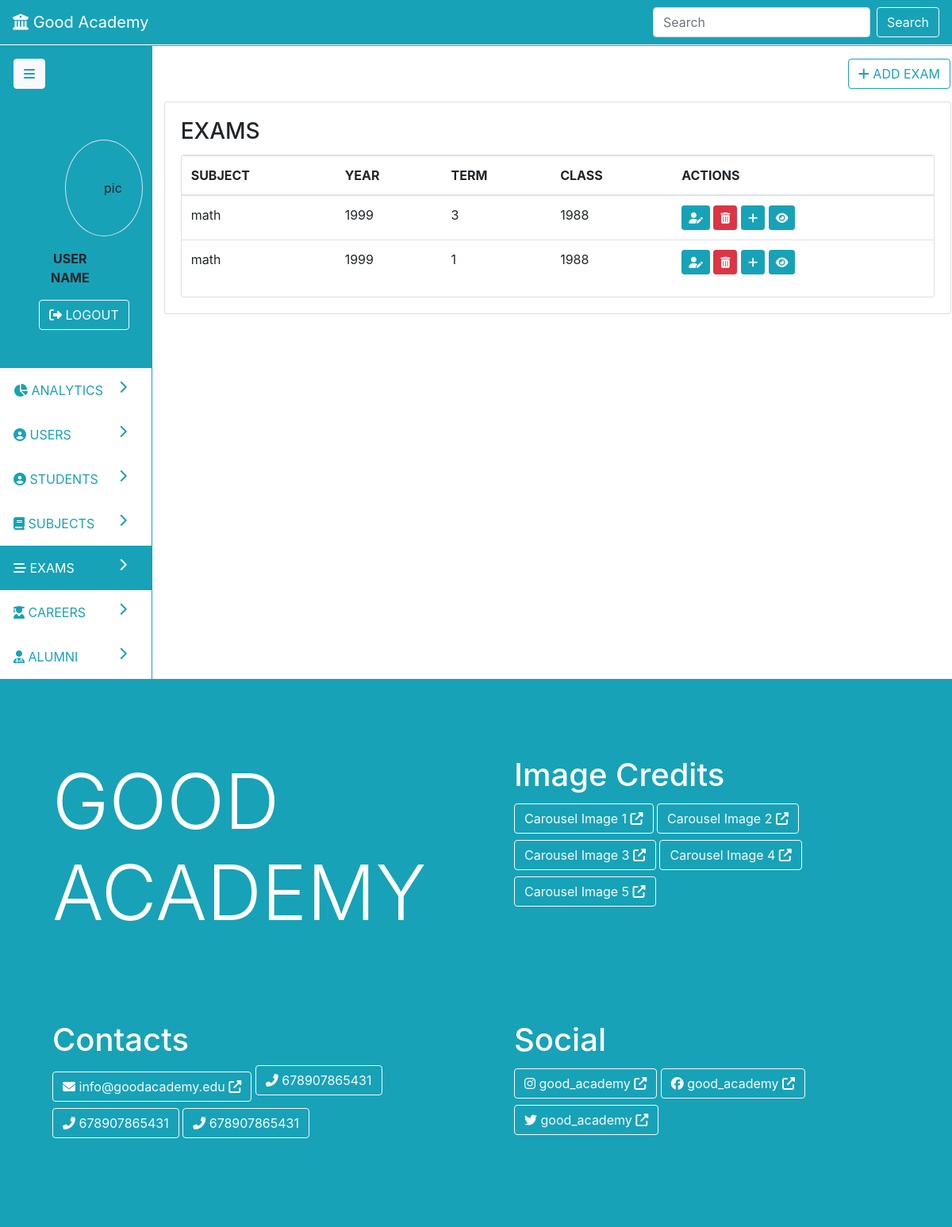
The app's page /exams, older data.
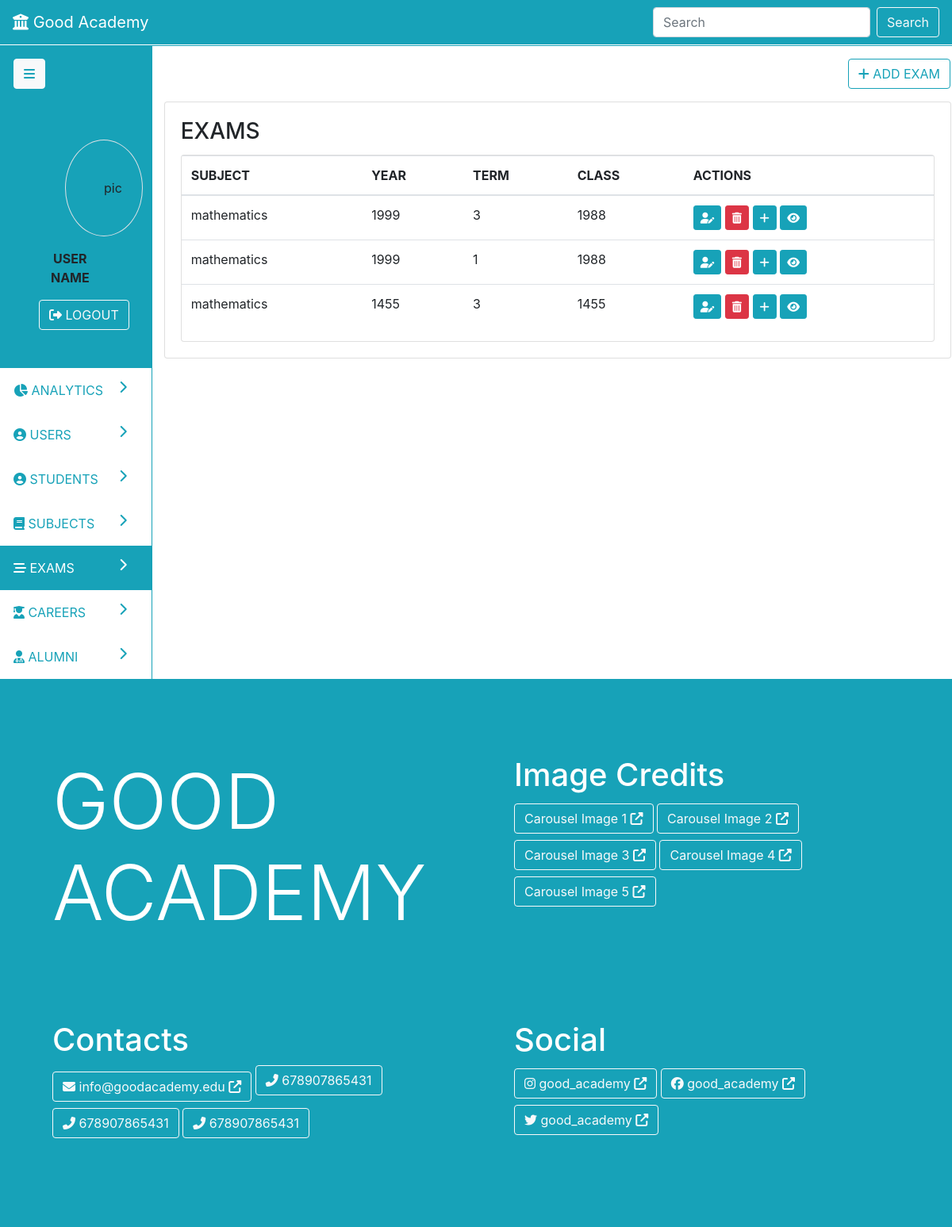
The same page, newer data.
### parent/models.py (models this page shows, shortened)
class Subject(db.Model):
	id = db.Column(db.Integer, primary_key=True)
	name = db.Column(db.String(19), nullable=False)
	categories = db.relationship('Category', backref='subject', lazy=True)
	exams = db.relationship('Exam', backref='subject', lazy=True)

class Exam(db.Model):
	id = db.Column(db.Integer, primary_key=True)
	year = db.Column(db.Integer, nullable=False)
	term = db.Column(db.Integer, nullable=False)
	group_id = db.Column(db.Integer, db.ForeignKey('group.id'), nullable=False)
	subject_id = db.Column(db.Integer, db.ForeignKey('subject.id'), nullable=False)
	questions = db.relationship('Question', backref='exam', lazy=True)

class Group(db.Model):
	id = db.Column(db.Integer, primary_key=True)
	name = db.Column(db.String(19), nullable=False)
	students = db.relationship('Student', backref='group', lazy=True)
	exams = db.relationship('Exam', backref='group', lazy=True)

### parent/routes.py (the view)
@app.route('/exams', methods=['POST', 'GET'])
def exams():
	exams = Exam.query.all()
	return render_template('admin/exams.html', nav='dash', exams=exams, page='exams', action='read')

### parent/templates/admin/exams.html (shortened to what this page needs)
{% extends 'admin-dash.html' %}
{% block pagedata %}
{% if action=='create' %}
<div class="row">
	<div class="col p-3">
		<a class="btn float-right btn-outline-info mr-3" href="{{ url_for('exams') }}"><i class="fas fa-list"></i> VIEW EXAMS</a>
	</div>
</div>
<div class="card p-3">
	<div class="card-body text-primary">
		<h1 class="card-title text-info">Add New Exam</h1>
	</div>
	<form class="card" method="post">
		{{ form.hidden_tag() }}
		<div class="card-body">
			<fieldset>
				<div class="form-group">
					{{ form.year.label(class='form-control-label') }}
					{% if form.year.errors %}
						{{ form.year(class='form-control is-invalid')}}
						<div class="invalid-feedback">
							{% for error in form.year.errors %}
								<span>{{ error }}</span>
							{% endfor %}
						</div>
					{% else%}
						{{ form.year(class='form-control') }}
					{% endif %}
				</div>
				<div class="form-group">
					{{ form.term.label(class='form-control-label') }}
					{% if form.term.errors %}
						{{ form.term(class='form-control is-invalid')}}
						<div class="invalid-feedback">
							{% for error in form.term.errors %}
								<span>{{ error }}</span>
							{% endfor %}
						</div>
					{% else%}
						{{ form.term(class='form-control') }}
					{% endif %}
				</div>
				<div class="form-group">
					{{ form.group.label(class='form-control-label') }}
					{% if form.group.errors %}
						{{ form.group(class='form-control is-invalid')}}
						<div class="invalid-feedback">
							{% for error in form.group.errors %}
								<span>{{ error }}</span>
							{% endfor %}
						</div>
					{% else%}
						{{ form.group(class='form-control') }}
					{% endif %}
				</div>
				<div class="form-group">
					{{ form.subject.label(class='form-control-label') }}
					{% if form.subject.errors %}
						{{ form.subject(class='form-control is-invalid')}}
						<div class="invalid-feedback">
							{% for error in form.subject.errors %}
								<span>{{ error }}</span>
							{% endfor %}
						</div>
					{% else%}
						{{ form.subject(class='form-control') }}
					{% endif %}
				</div>
			</fieldset>
			<div>
				{{ form.submit(class='btn btn-info')}}
			</div>
			</div>
		</div>
	</form>
</div>
{% elif action=='read' %}
<div class="row">
	<div class="col p-3">
		<a class="btn float-right btn-outline-info" href="{{ url_for('create_exam') }}"><i class="fas fa-plus"></i> ADD EXAM</a>
	</div>
</div>
<div class="card">
	<div class="card-body">
		<h3 class="card-title">EXAMS</h3>
		<div class="card">
			<div class="table-responsive">
				<table class="table table-hover">
					<thead>
						<tr>
							<th>SUBJECT</th><th>YEAR</th><th>TERM</th><th>CLASS</th><th>ACTIONS</th>
						</tr>
					</thead>
					<tbody>
						{% for exam in exams %}
						<tr>
							<td>{% print(exam.subject.name) %}</td>
							<td>{% print(exam.year) %}</td>
							<td>{% print(exam.term) %}</td>
							<td>{% print(exam.group.name) %}</td>
							<td>
								<a href="{{ url_for('update_exam', id=exam.id) }}" class="btn btn-sm btn-info" data-toggle="tooltip" data-placement="top" title="EDIT"><i class="fas fa-user-edit"></i></a>
								<a href="{{ url_for('delete_exam', id=exam.id) }}" class="btn btn-sm btn-danger" data-toggle="tooltip" data-placement="top" title="DELETE"><i class="fas fa-trash-alt"></i></a>
								<a href="questions/create/{{ exam.id }}" class="btn btn-sm btn-info" data-toggle="tooltip" data-placement="top" title="ADD QUESTIONS"><i class="fas fa-plus "></i></a>
								<a href="exams/view/{{ exam.id }}" class="btn btn-sm btn-info" data-toggle="tooltip" data-placement="top" title="MORE INFO"><i class="fas fa-eye "></i></a>
							</td>
						</tr>
						{% endfor %}
					</tbody>
				</table>
			</div>
		</div>
	</div>
</div>
{% endif %}
{% endblock %}

### parent/templates/admin-dash.html (shortened to what this page needs)
{% extends 'base.html' %}
{%block content%}
<div class="row border border-info">
	<div class="col-2">
		<div class="side-nav ">
			<div class="row bg-info p-3">
				<div class="col"><button class="btn btn-light text-info"><i class="fas fa-bars"></i></button></div>
			</div>
			<div class="row bg-info p-5">
				<div class="col text-center">
					<div class="row">
						<div class="col px-5">
							<div class="p-5 border rounded-circle">pic</div>
						</div>
					</div>
					<div class="row">
						<div class="col p-3"><b>USER NAME</b></div>
					</div>
					<div class="row">
						<div class="col"><button class="btn btn-outline-light"><i class="fas fa-sign-out-alt"></i> LOGOUT</button></div>
					</div>
				</div>
			</div>
			<a id="analytics" class="row nav-link btn-outline-info p-3" href="{{ url_for('admin_dash') }}">
				<div class="col"><i class="fas fa-chart-pie"></i> ANALYTICS <i class="fas fa-chevron-right float-right"></i></div>
			</a>
			<a id="users" class="row nav-link nav-link btn-outline-info p-3" href="{{ url_for('users') }}">
				<div class="col"><i class="fas fa-user-circle"></i> USERS <i class="fas fa-chevron-right float-right"></i></div>
			</a>
			<a id="students" class="row nav-link btn-outline-info p-3" href="{{ url_for('students') }}">
				<div class="col"><i class="fas fa-user-circle"></i> STUDENTS <i class="fas fa-chevron-right float-right"></i></div>
			</a>
			<a id="subjects" class="row nav-link btn-outline-info p-3" href="{{ url_for('subjects') }}">
				<div class="col"><i class="fas fa-book"></i> SUBJECTS <i class="fas fa-chevron-right float-right"></i></div>
			</a>
			<a id="exams" class="row nav-link btn-outline-info p-3" href="{{ url_for('exams') }}">
				<div class="col"><i class="fas fa-stream"></i> EXAMS <i class="fas fa-chevron-right float-right"></i></div>
			</a>
			<a id="careers" class="row nav-link btn-outline-info p-3" href="{{ url_for('careers') }}">
				<div class="col"><i class="fas fa-user-graduate"></i> CAREERS <i class="fas fa-chevron-right float-right"></i></div>
			</a>
			<a id="alumni" class="row nav-link btn-outline-info p-3" href="{{ url_for('alumni') }}">
				<div class="col"><i class="fas fa-user-md"></i> ALUMNI <i class="fas fa-chevron-right float-right"></i></div>
			</a>
		</div>
	</div>
	<div class="col border-left border-info">
		{%block pagedata%}{%endblock%}
	</div>
</div>
{%endblock%}

### parent/templates/base.html (shortened to what this page needs)
<!DOCTYPE html>
<html>
<head>
	<link rel="stylesheet" href="https://maxcdn.bootstrapcdn.com/bootstrap/4.0.0/css/bootstrap.min.css">
	<link rel="stylesheet" href="{{ url_for('static', filename='main.css') }}">
</head>
<body onload="changeNav('{{page}}')">
	{% if nav=='landing' %}
		<nav class="navbar navbar-expand-lg navbar-dark bg-info">
		  <a class="navbar-brand" href="#"><i class="fas fa-university"></i> Good Academy</a>
		  <button class="navbar-toggler" type="button" data-toggle="collapse" data-target="#navbarSupportedContent" aria-controls="navbarSupportedContent" aria-expanded="false" aria-label="Toggle navigation">
		    <span class="navbar-toggler-icon"></span>
		  </button>
		  <div class="collapse navbar-collapse" id="navbarSupportedContent">
		  	<div class="mr-auto"></div>
		  	<ul class="navbar-nav">
		  		<li class="nav-item">
		  			<a href="#" class="nav-link active">HOME</a>
		  		</li>
			    <li class="nav-item dropdown">
			        <a class="nav-link dropdown-toggle" href="#" id="navbarDropdown" role="button" data-toggle="dropdown" aria-haspopup="true" aria-expanded="false">PORTAL</a>
			        <div class="dropdown-menu" aria-labelledby="navbarDropdown">
			          <a class="dropdown-item" href="{{ url_for('student_login') }}">STUDENT</a>
			          <a class="dropdown-item" href="{{ url_for('admin_login') }}">TEACHER</a>
			        </div>
			    </li>
		  		<li class="nav-item">
		  			<a href="#" class="nav-link">EVENTS</a>
		  		</li>
		  		<li class="nav-item">
		  			<a href="#" class="nav-link">BLOGS</a>
		  		</li>
		  		<li class="nav-item">
		  			<a href="#" class="nav-link">CONTACTS</a>
		  		</li>
		  	</ul>
		  </div>
		</nav>
	{% elif nav=='dash' %}
		<nav class="navbar navbar-expand-lg navbar-dark bg-info">
		  <a class="navbar-brand" href="#"><i class="fas fa-university"></i> Good Academy</a>
		  <div class="collapse navbar-collapse" id="navbarSupportedContent">
		    <form class="form-inline my-2 my-lg-0">
		      <input class="form-control mr-sm-2" type="search" placeholder="Search" aria-label="Search">
		      <button class="btn btn-outline-light my-2 my-sm-0" type="submit">Search</button>
		    </form>
		  </div>
		</nav>
	{% endif %}
	<div class="row justify-content-center">
		<div class="col-md-6">
		</div>
	</div>
	{%block content%} {%endblock%}
	<div class="row bg-info text-white">
		<div class="col p-5">
			<div class="row">
				<div class="col p-5">
					<h1 class="display-1">GOOD ACADEMY</h1>
				</div>
				<div class="col p-5">
					<h1>Image Credits</h1>
					<a class="btn btn-outline-light my-1" href="">Carousel Image 1 <i class="fas fa-external-link-alt"></i></a>
					<a class="btn btn-outline-light my-1" href="">Carousel Image 2 <i class="fas fa-external-link-alt"></i></a>
					<a class="btn btn-outline-light my-1" href="">Carousel Image 3 <i class="fas fa-external-link-alt"></i></a>
					<a class="btn btn-outline-light my-1" href="">Carousel Image 4 <i class="fas fa-external-link-alt"></i></a>
					<a class="btn btn-outline-light my-1" href="">Carousel Image 5 <i class="fas fa-external-link-alt"></i></a>
				</div>
				<div class="col p-5">
					<h1>Contacts</h1>
					<a class="btn btn-outline-light my-1" href=""><i class="fas fa-envelope"></i> info@goodacademy.edu <i class="fas fa-external-link-alt"></i></a>
					<p class="btn btn-outline-light"><i class="fas fa-phone-alt"></i> 678907865431</p>
					<p class="btn btn-outline-light"><i class="fas fa-phone-alt"></i> 678907865431</p>
					<p class="btn btn-outline-light"><i class="fas fa-phone-alt"></i> 678907865431</p>
				</div>
				<div class="col p-5">
					<h1>Social</h1>
					<a class="btn btn-outline-light my-1" href=""><i class="fab fa-instagram"></i> good_academy <i class="fas fa-external-link-alt"></i></a>
					<a class="btn btn-outline-light my-1" href=""><i class="fab fa-facebook"></i> good_academy <i class="fas fa-external-link-alt"></i></a>
					<a class="btn btn-outline-light my-1" href=""><i class="fab fa-twitter"></i> good_academy <i class="fas fa-external-link-alt"></i></a>
				</div>
			</div>
		</div>
	</div>
</body>
</html>

Row changes from the older to the newer data that the page shows:
changed Subject: name "math" → "mathematics"
added Exam: {{ print(exam.subject.name) }} "mathematics", year "1455", term "3"
now on this page (row unchanged): Group: name "1455"
